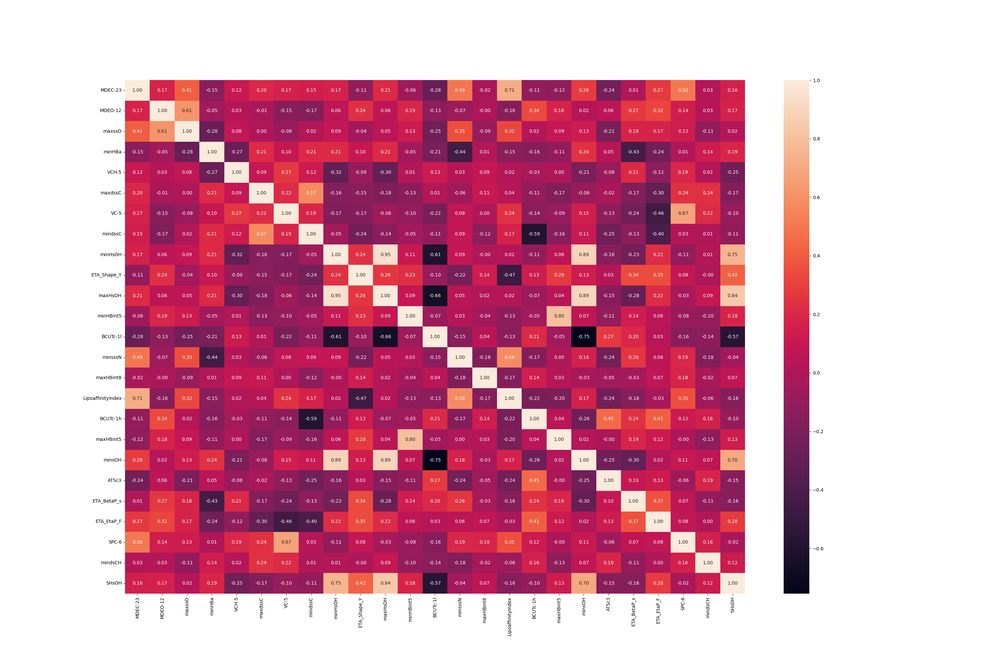
#> input picture data/export/selected_feature_cor_data1_100.png, 1000 x 667 px, shrunk from 3000 x 2000 before the run
$ python -i feature_selection.py   (imports and definitions only)
#> lines starting #> are read from the running program, lines starting #| are printed output that depends on the picture
import pandas as pd
import numpy as np
from sklearn.ensemble import RandomForestRegressor
from sklearn.feature_selection import mutual_info_regression
from scipy.stats import pearsonr
import dcor
import concurrent.futures
import time
import seaborn as sns
import matplotlib.pyplot as plt

import logging

# [1 line not run here, left out]

# 全局参数
data_path = 'data1'  # data1含有237个特征（1%方差），data2含有306个（0.5%方差）
select_feature_time = 100  # 筛选特征的次数
top_n = 25  # 选取前n个特征


# [4 lines left out: function dataloader, not called in this run]


def get_feature_importance(data):
    # Feature selection
    X = data.iloc[:, 2:]
    Y = data.loc[:, ['pIC50']]
    names = data.columns[2:]

    # 创建随机森林模型求特征重要性
    rf = RandomForestRegressor()
    rf.fit(X, Y)
    feature_importance = pd.DataFrame(
        sorted(zip(map(lambda x: round(x, 4), rf.feature_importances_), names), reverse=True),
        columns=['importance', 'feature'])
    feature_importance.set_index('feature', inplace=True)

    # 最大互信息数
    mi = mutual_info_regression(X, Y)
    mi = pd.DataFrame(mi, index=X.columns, columns=['mi'])
    mi.index.name = 'feature'

    # 皮尔逊相关系数
    pearson = []
    for i in range(X.shape[1]):
        pearson.append(pearsonr(X.iloc[:, i], Y.iloc[:, 0])[0])
    pearson = pd.DataFrame(pearson, index=X.columns, columns=['pearson'])
    pearson.index.name = 'feature'

    # 距离相关系数
    dcor_list = []
    for i in range(X.shape[1]):
        dcor_list.append(dcor.distance_correlation(np.array(X.iloc[:, i]), np.array(Y.iloc[:, 0])))
    dcor_list = pd.DataFrame(dcor_list, index=X.columns, columns=['dcor'])
    dcor_list.index.name = 'feature'

    # 将四个指标合并到一张表中
    feature_importance = feature_importance.merge(mi, left_index=True, right_index=True)
    feature_importance = feature_importance.merge(pearson, left_index=True, right_index=True)
    feature_importance = feature_importance.merge(dcor_list, left_index=True, right_index=True)

    # 第五个指标是importance*另外三个之和的倒数（perason取绝对值）
    feature_importance['score'] = (
            abs(feature_importance['mi']) +
            abs(feature_importance['pearson']) +
            abs(feature_importance['dcor'])) * feature_importance['importance']

    return feature_importance


# [70 lines left out: functions feature_selection, feature_selection_worker, draw_cor_heatmap, main, not called in this run]


# [5 lines not run here, left out]

>>> import cv2
>>> picture = cv2.imread('data/export/selected_feature_cor_data1_100.png', cv2.IMREAD_GRAYSCALE)
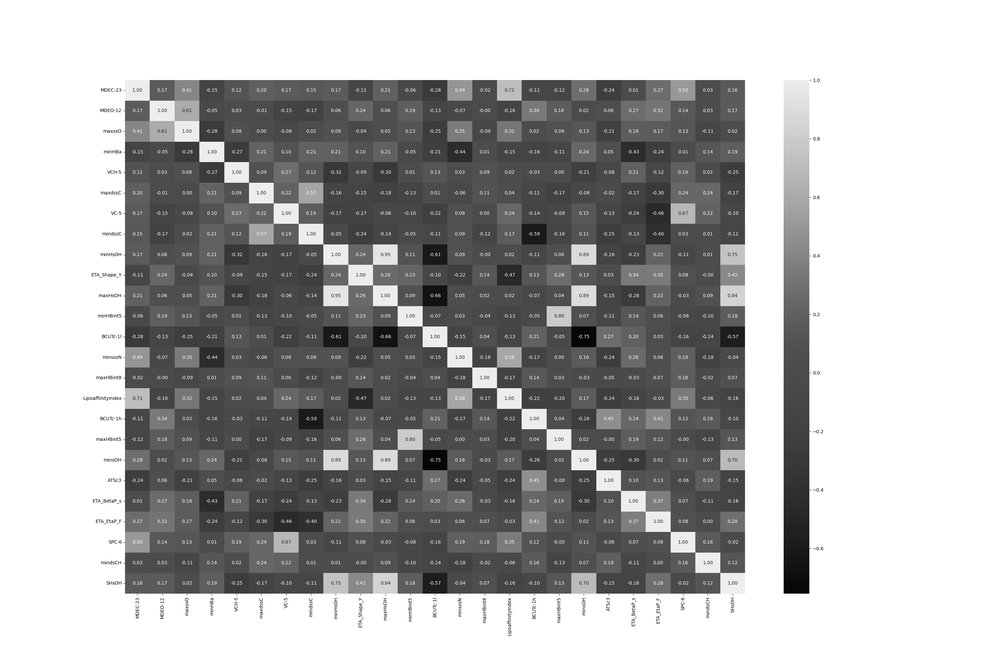
#> picture: shape (667, 1000); min 0, max 255, mean 174
#> (the run stopped early here; a loop or call above may not have finished)
